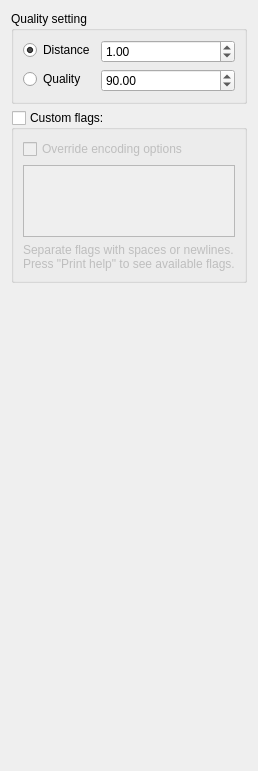
        <widget class="QWidget" name="cjpegliTab">
         <attribute name="title">
          <string>cjpegli</string>
         </attribute>
         <layout class="QVBoxLayout" name="verticalLayout_15">
          <item>
           <widget class="QGroupBox" name="groupBox_4">
            <property name="title">
             <string>Quality setting</string>
            </property>
            <layout class="QFormLayout" name="formLayout_4">
             <item row="0" column="0">
              <widget class="QRadioButton" name="distanceCjpegliRadio">
               <property name="text">
                <string>Distance</string>
               </property>
               <property name="checked">
                <bool>true</bool>
               </property>
              </widget>
             </item>
             <item row="0" column="1">
              <widget class="QDoubleSpinBox" name="distanceCjpegliSpinBox">
               <property name="maximum">
                <double>25.000000000000000</double>
               </property>
               <property name="value">
                <double>1.000000000000000</double>
               </property>
              </widget>
             </item>
             <item row="1" column="0">
              <widget class="QRadioButton" name="qualityCjpegliRadio">
               <property name="text">
                <string>Quality</string>
               </property>
              </widget>
             </item>
             <item row="1" column="1">
              <widget class="QDoubleSpinBox" name="qualityCjpegliSpinBox">
               <property name="enabled">
                <bool>true</bool>
               </property>
               <property name="maximum">
                <double>100.000000000000000</double>
               </property>
               <property name="value">
                <double>90.000000000000000</double>
               </property>
              </widget>
             </item>
            </layout>
           </widget>
          </item>
          <item>
           <widget class="QGroupBox" name="custCjpegliFlagsChkBox">
            <property name="title">
             <string>Custom flags:</string>
            </property>
            <property name="checkable">
             <bool>true</bool>
            </property>
            <property name="checked">
             <bool>false</bool>
            </property>
            <layout class="QVBoxLayout" name="verticalLayout_14">
             <item>
              <widget class="QCheckBox" name="overrideCjpegliOptChkBox">
               <property name="toolTip">
                <string>If enabled, encoding options above will get discarded and not get passed to the encoder.</string>
               </property>
               <property name="text">
                <string>Override encoding options</string>
               </property>
              </widget>
             </item>
             <item>
              <widget class="QPlainTextEdit" name="custCjpegliFlagsText">
               <property name="sizePolicy">
                <sizepolicy hsizetype="Preferred" vsizetype="Expanding">
                 <horstretch>0</horstretch>
                 <verstretch>0</verstretch>
                </sizepolicy>
               </property>
               <property name="minimumSize">
                <size>
                 <width>0</width>
                 <height>0</height>
                </size>
               </property>
               <property name="sizeAdjustPolicy">
                <enum>QAbstractScrollArea::AdjustToContents</enum>
               </property>
              </widget>
             </item>
             <item>
              <widget class="QLabel" name="label_17">
               <property name="text">
                <string>Separate flags with spaces or newlines.
Press &quot;Print help&quot; to see available flags.</string>
               </property>
               <property name="wordWrap">
                <bool>true</bool>
               </property>
              </widget>
             </item>
            </layout>
           </widget>
          </item>
          <item>
           <spacer name="verticalSpacer_5">
            <property name="orientation">
             <enum>Qt::Vertical</enum>
            </property>
            <property name="sizeHint" stdset="0">
             <size>
              <width>20</width>
              <height>477</height>
             </size>
            </property>
           </spacer>
          </item>
         </layout>
        </widget>
